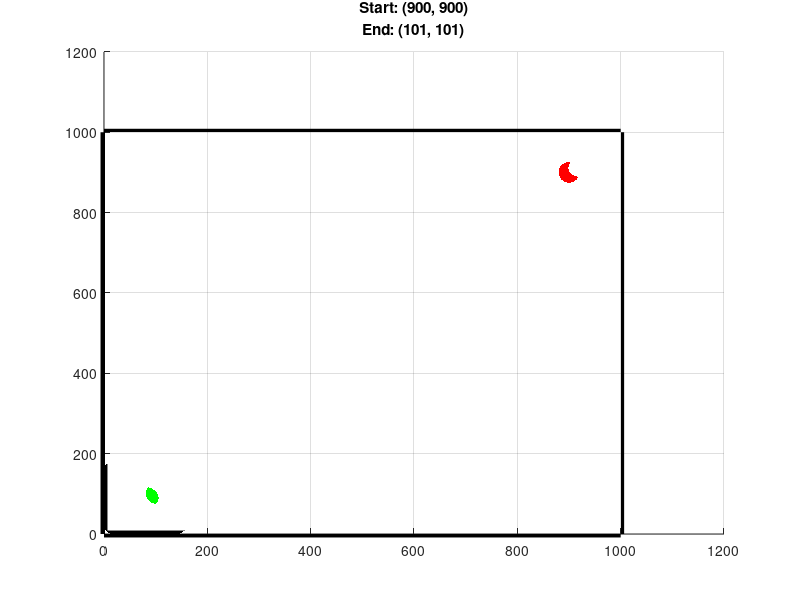
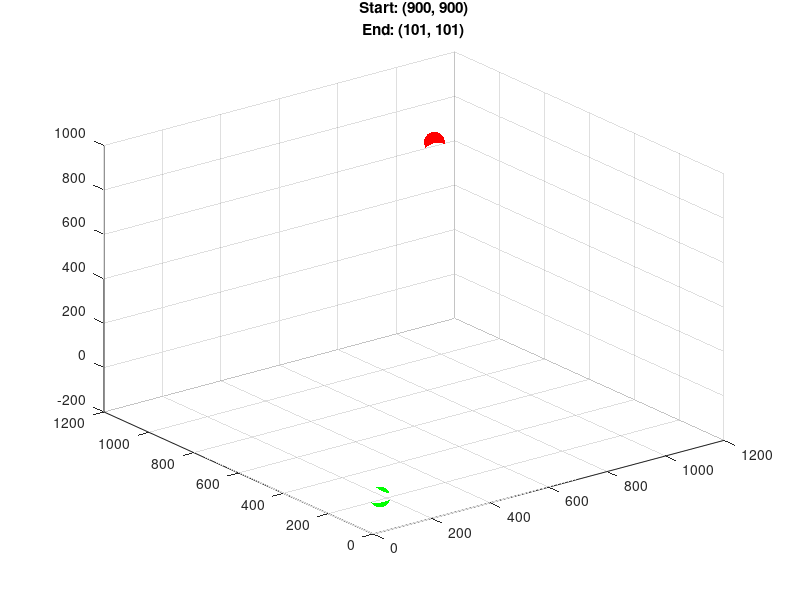

MATLAB code to generate these figures, in order: (Note: this script raises an error after producing the figures.)
%% Amanda Dings
% CS 534 Project
% Creating objective matrix which represents a 2D obstacle course

clc; clear variables; close all;
%% Step 1 Create a "simple" objective fn
% i.e. a function which represents an empty obstacle field

% Create 2D representation of the field we want
% Define start and end nodes
start_loc = [900,900];  % starting point (mm)
end_loc   = [101,101];  % ending point   (mm)  

% Define the domain
x = 1:1001;
y = 1:1001;
[X,Y] = meshgrid(x,y);

% Define the overal slope of the plane
field = (200/450).*X+(200/850).*Y+20;

% Make a "hill" at the start node
x = -101:101;
y = -101:101;
[x_hill, y_hill] = meshgrid(x,y);
hill = -0.01.*x_hill.^2 -0.01.*y_hill.^2;
field(799:1001,799:1001) = field(799:1001,799:1001)+hill+204.020;

% Make a "valley" at the end node
valley = 0.01.*x_hill.^2 + 0.01*y_hill.^2;
field(1:203,1:203) = field(1:203,1:203)+valley-204.020;

% Plot the field we end up with
colormap(jet)
surf(field,'edgealpha',0.0,'facealpha',0.0)
title(sprintf('Start: (900, 900)\nEnd: (101, 101)'))
hold on

% Emphasize the starting and ending points
plot3(start_loc(1),start_loc(2),field(start_loc(1),start_loc(2)),...
    '.r','markersize',45)
plot3(end_loc(1),end_loc(2),field(end_loc(1),end_loc(2)), ...
    '.g','markersize',45)

% Save field to disk
%save('no_obstacles.mat', 'field')

% Create 2D representation of the field
view(2)
plot3([1000 1000],[0 1000], [0,0],'-k','linewidth',5)
plot3([0 1000],[1000 1000], [0,0],'-k','linewidth',5)
plot3([0 0],[0 1000], [0,0],'-k','linewidth',5)
plot3([0 1000],[0 0], [0,0],'-k','linewidth',5)
%% Step 2 Create an objective fn with obstacles
obs = 500*ones(101);  % a rectangular prism, 101x101x500
field(350:450,150:250) = field(350:450,150:250) + obs; % center: (200,400)
field(550:650,550:650) = field(550:650,550:650) + obs; % center: (600,600)

% Plot the field we end up with
figure
colormap(jet)
surf(field,'edgealpha',0.0,'facealpha',0.0)%,'facealpha',0.2)
title(sprintf('Start: (900, 900)\nEnd: (101, 101)'))
hold on

% Emphasize the starting and ending points
plot3(start_loc(1),start_loc(2),field(start_loc(1),start_loc(2)),...
    '.r','markersize',45)
plot3(end_loc(1),end_loc(2),field(end_loc(1),end_loc(2)), ...
    '.g','markersize',45)

% save field to disk
save('some_obstacles.mat','field')
r = rectangle('position',[150,350,100,100]);
r.FaceColor='k'
r = rectangle('position',[550,550,100,100])
r.FaceColor='k'
view(2)
plot3([1000 1000],[0 1000], [0,0],'-k','linewidth',5)
plot3([0 1000],[1000 1000], [0,0],'-k','linewidth',5)
plot3([0 0],[0 1000], [0,0],'-k','linewidth',5)
plot3([0 1000],[0 0], [0,0],'-k','linewidth',5)